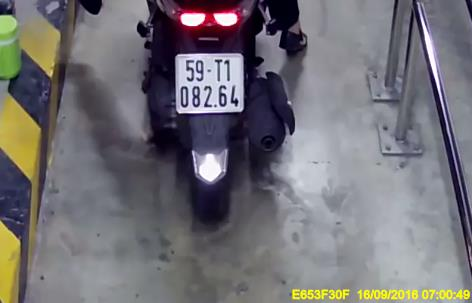
#> input picture dataset/0001_05318_b.jpg, 472 x 303 px; its folder holds only this picture in this run
$ python canny.py --path ../dataset/0001_05318_b.jpg   (older library calls are emulated)
#> lines starting #> are read from the running program, lines starting #| are printed output that depends on the picture; after the words box and inside, x2 and y2 are one past the last pixel; in counts of white or black regions, pixels touching at a corner belong together
#> in main, img is the input picture: shape (303, 472, 3); mean B, G, R 117.5, 112.6, 114.7
import cv2
import matplotlib.pyplot as plt
import matplotlib.patches as patches
import numpy as np
import sys
import os
import argparse
def localizeLP(img):
	""" Function to localize the license plate on a image.
		Return the license plate in bird-eyes view cropped from the image."""
	#Preprocessing image
	gray_img = cv2.cvtColor(img,cv2.COLOR_BGR2GRAY)
	# remove noise by bilateral filter
	noise_removal_img = cv2.bilateralFilter(gray_img,9,75,75)
	# histogram equalization
	equal_histogram_img = cv2.equalizeHist(noise_removal_img)
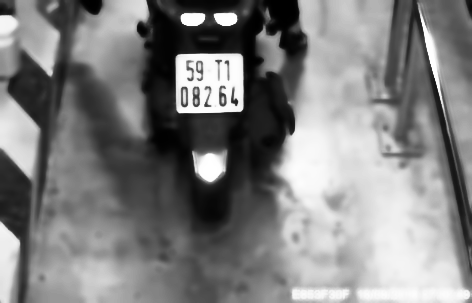
#> equal_histogram_img: shape (303, 472); min 0, max 255, mean 128.1

	kernel = cv2.getStructuringElement(cv2.MORPH_RECT,(5,5))
	morph_img = cv2.morphologyEx(equal_histogram_img,cv2.MORPH_OPEN,kernel,iterations=20)
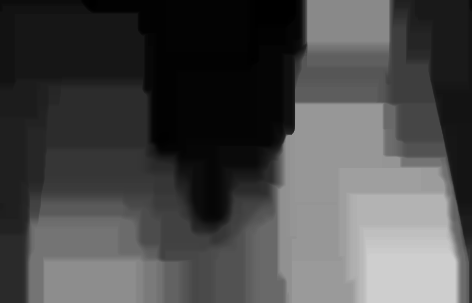
#> morph_img: shape (303, 472); min 0, max 206, mean 75.3
	sub_morp_image = cv2.subtract(equal_histogram_img,morph_img)
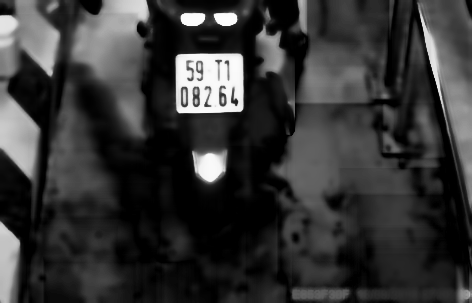
#> sub_morp_image: shape (303, 472); min 0, max 252, mean 52.9

	# threshold Otsu to get binary image
	ret,thresh_image = cv2.threshold(sub_morp_image,0,255,cv2.THRESH_OTSU)
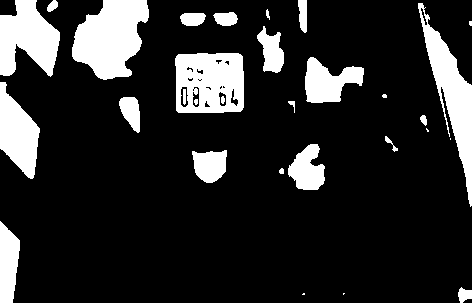
#> thresh_image: shape (303, 472); 16.9% white; 30 white regions (6 under 20 px), largest, box (x1, y1, x2, y2) and area: (72, 0, 149, 80) 4220, (175, 53, 244, 113) 3574, (418, 3, 472, 207) 3438
#> ret = 95
	# canny edge detection
	canny_image = cv2.Canny(thresh_image,250,255)
#> canny_image: shape (303, 472); 2% white in thin lines or dots
	# dilate to remove noise
	kernel = np.ones((3,3), np.uint8)
	dilated_image = cv2.dilate(canny_image,kernel,iterations=1)
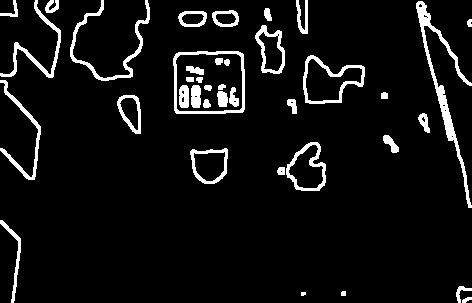
#> dilated_image: shape (303, 472); 6.8% white; 39 white regions (1 under 20 px)

	#finding contours
	dilated_image,contours, hierarchy = cv2.findContours(dilated_image, cv2.RETR_LIST, cv2.CHAIN_APPROX_SIMPLE)
#> contours = 61 contours, 16 with area under 20; largest, box (x1, y1, x2, y2) and area: (173, 51, 245, 114) 4262, (175, 53, 243, 112) 3736, (303, 55, 365, 104) 1858, (305, 58, 363, 102) 1374, (286, 142, 326, 191) 1330
	# listing the top 10 contours with largest areas
	large_contours= sorted(contours, key = cv2.contourArea, reverse = True)[:10]
#> large_contours = 10 contours; largest, box (x1, y1, x2, y2) and area: (173, 51, 245, 114) 4262, (175, 53, 243, 112) 3736, (303, 55, 365, 104) 1858, (305, 58, 363, 102) 1374, (286, 142, 326, 191) 1330

	img_height=gray_img.shape[0]
#> img_height = 303
	img_width=gray_img.shape[1]
#> img_width = 472
	min_height, max_height, min_width, max_width = (0.1*img_height, 0.7*img_height, 0.1*img_width, 0.7*img_width)
#> min_height = 30.3; max_height = 212.1; min_width = 47.2; max_width = 330.4
	horizontal_min, horizontal_max = (0.1*img_width, 0.9*img_width)
#> horizontal_min = 47.2; horizontal_max = 424.8
	curr_min_area_error=99999999
	plate=None
	# iterate through the contours list to find the ones with sastified any conditions
	license_plate_rect=None
	for contour in large_contours:
		# find the contour that can be approx by a 4-edges polyDP
		peri = cv2.arcLength(contour, True)
		approx = cv2.approxPolyDP(contour, 0.06 * peri, True)
		if len(approx)!=4: continue
		rect=np.array(order_points(approx[:,0]),dtype='float32')
		tl, tr, br, bl = rect

		# find the width and height of the approximated rectangle from this current contour
		widthA = np.sqrt(((br[0] - bl[0]) ** 2) + ((br[1] - bl[1]) ** 2))
		widthB = np.sqrt(((tr[0] - tl[0]) ** 2) + ((tr[1] - tl[1]) ** 2))
		region_width = max(int(widthA), int(widthB))

		heightA = np.sqrt(((tr[0] - br[0]) ** 2) + ((tr[1] - br[1]) ** 2))
		heightB = np.sqrt(((tl[0] - bl[0]) ** 2) + ((tl[1] - bl[1]) ** 2))
		region_height = max(int(heightA), int(heightB))

		if region_height==0 or region_width==0:
			continue
		scale=region_height/region_width

		# check if it sastified some condition about coordinate, width, height, aspect ratio
		if region_height >= min_height and region_height <= max_height and region_width >= min_width and region_width <= max_width and tl[0]>horizontal_min and tr[0]<horizontal_max and scale<10/7 and scale>0.7:
			# only look for one with the approximated rectange is better
			# in this case, find the one which region area is nearest to the original contour's
			area_error=abs(cv2.contourArea(approx)-region_height*region_width)
			if area_error<curr_min_area_error:
				curr_min_area_error=area_error
				license_plate_rect=(rect,region_height,region_width)
#> this loop made 10 passes
#> (peri, approx, s in order_points, diff in order_points, widthA, widthB, region_width, heightA) on pass 1: (258, [[175, 54], [176, 113], [243, 111], [242, 53]], [229, 289, 354, 295], [-121, -63, -132, -189], 67.03, 67.01, 67, 58.01)
#> (peri, approx, s in order_points, diff in order_points, widthA, widthB, region_width, heightA) on passes 3, 5, 7, 8, 10: (215.1, [[305, 61], [305, 102], [363, 84], [361, 65]], [366, 407, 447, 426], [-244, -203, -279, -296], 60.73, 56.14, 60, 19.1), (168.5, [[317, 142], [287, 164], [296, 189], [324, 185]], [459, 451, 485, 509], [-175, -123, -107, -139], 28.28, 37.2, 37, 43.57), (131.3, [[226, 148], [190, 151], [199, 180], [222, 178]], [374, 341, 379, 400], [-78, -39, -19, -44], 23.09, 36.12, 36, 30.27), (149.4, [[262, 25], [261, 70], [279, 73], [281, 31]], [287, 331, 352, 312], [-237, -191, -206, -250], 18.25, 19.92, 19, 42.05), (109.6, [[224, 151], [224, 170], [203, 179], [193, 153]], [375, 394, 382, 346], [-73, -54, -24, -40], 22.85, 31.06, 31, 19)
#> after the loop, curr_min_area_error = 12.5

	if license_plate_rect is None:
		return None,contours
	# Now, we get the most suitable one
	rect,region_height,region_width=license_plate_rect
#> rect = [[176, 58], [238, 54], [242, 107], [179, 111]]; region_height = 53; region_width = 63
	# now that we have the dimensions of the new image, construct
	# the set of destination points to obtain a "birds eye view",
	# (i.e. top-down view) of the image, again specifying points
	# in the top-left, top-right, bottom-right, and bottom-left
	# order
	dst = np.array([
		[0, 0],
		[region_width - 1, 0],
		[region_width - 1, region_height - 1],
		[0, region_height - 1]], dtype = "float32")
#> dst = [[0, 0], [62, 0], [62, 52], [0, 52]]
	# compute the perspective transform matrix and then apply it
	M = cv2.getPerspectiveTransform(rect, dst)
#> M = [[1.02, -0.0579, -176.6], [0.0657, 1.02, -70.6], [3.96e-05, 0.000308, 1]]
	plate = cv2.warpPerspective(img, M, (region_width, region_height))

	ret_plate=cv2.cvtColor(plate,cv2.COLOR_BGR2GRAY)
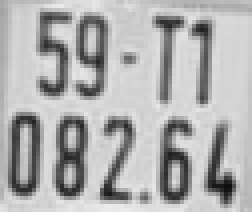
#> ret_plate: shape (53, 63) (shown 4 times larger); min 15, max 236, mean 175.5
	return ret_plate,contours


def order_points(pts):
	""" Sort the 4 points in argument to the suitable order."""
	# initialzie a list of coordinates that will be ordered
	# such that the first entry in the list is the top-left,
	# the second entry is the top-right, the third is the
	# bottom-right, and the fourth is the bottom-left
	rect = np.zeros((4, 2), dtype = "float32")

	# the top-left point will have the smallest sum, whereas
	# the bottom-right point will have the largest sum
	s = pts.sum(axis = 1)
	rect[0] = pts[np.argmin(s)]
	rect[2] = pts[np.argmax(s)]

	# now, compute the difference between the points, the
	# top-right point will have the smallest difference,
	# whereas the bottom-left will have the largest difference
	diff = np.diff(pts, axis = 1)
	rect[1] = pts[np.argmin(diff)]
	rect[3] = pts[np.argmax(diff)]

	# return the ordered coordinates
	return rect

def main():
	parser = argparse.ArgumentParser(usage="Visualize license plate localization using Canny edge detection")
	parser.add_argument("--folder", type=str, default='dataset', help="Visualize images in the specified folder.")
	parser.add_argument("--path", type=str, default='', help="Visualize image with the specified path.")
	args = parser.parse_args()

	paths=[]
	if hasattr(args,'path') and args.path:
		paths=[args.path]
	elif hasattr(args,'folder') and args.folder:
		files = os.listdir(args.folder)
		paths=[os.path.join(args.folder,file) for file in files]
	else:
		print('Error: Unexpected arguments.')

	for filename in paths:
		print(filename)
		img=cv2.imread(filename)
		plate,contours=localizeLP(img)
		if plate is None:
			print('	Can\'t detect!')
			continue
		# visualize localization results
		fig, (ax1,ax2) = plt.subplots(1,2)
		cv2.drawContours(img, contours, -1, (0,255,0), 1)
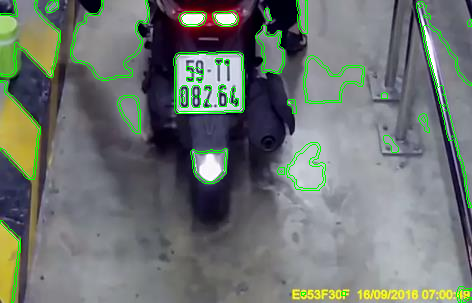
#> img: shape (303, 472, 3); 3.39% of pixels changed, all inside (x1, y1, x2, y2) = (0, 0, 472, 303)
		ax1.imshow(img)
		ax2.imshow(plate,cmap='gray')
		plt.show(block=False)
#> figure, not shown here; B, G, R data is drawn as R, G, B
		plt.pause(1)
		plt.close()

if __name__=='__main__':
	main()

$ run again, on dataset/0031_07285_b.jpg
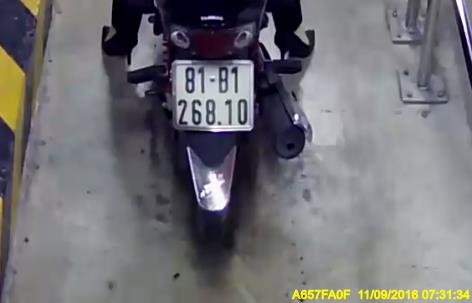
#> input picture dataset/0031_07285_b.jpg, 472 x 303 px
#> in main, img is the input picture: shape (303, 472, 3); mean B, G, R 117.6, 112.8, 113.4
#> in localizeLP, `ret,thresh_image = cv2.threshold(sub_morp_image,0,255,cv2.THRESH_OTSU)`:
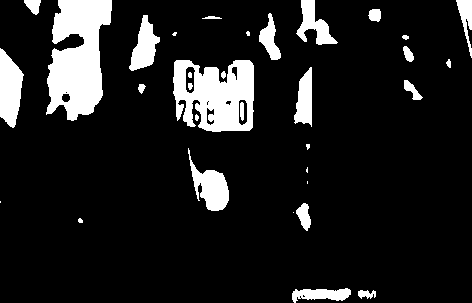
#> thresh_image: shape (303, 472); 12.2% white; 33 white regions (7 under 20 px), largest, box (x1, y1, x2, y2) and area: (46, 0, 112, 121) 5374, (173, 60, 254, 132) 4255, (0, 48, 24, 128) 1326
#> ret = 90
#> canny_image: shape (303, 472); 1.9% white in thin lines or dots
#> dilated_image: shape (303, 472); 6.5% white; 31 white regions (1 under 20 px)
#> in localizeLP, `dilated_image,contours, hierarchy = cv2.findContours(dilated_image, cv..`: contours = 65 contours, 22 with area under 20; largest, box (x1, y1, x2, y2) and area: (171, 58, 255, 133) 5410, (173, 60, 253, 131) 3820, (186, 146, 230, 212) 1428, (127, 13, 161, 72) 1102, (44, 0, 113, 122) 1037
#> large_contours = 10 contours; largest, box (x1, y1, x2, y2) and area: (171, 58, 255, 133) 5410, (173, 60, 253, 131) 3820, (186, 146, 230, 212) 1428, (127, 13, 161, 72) 1102, (44, 0, 113, 122) 1037
#> the loop in localizeLP, `for contour in large_contours:` made 10 passes
#> (peri, s in order_points, diff in order_points, tl, tr, br, bl, widthA) on pass 2: (515.7, [238, 307, 377, 312], [-110, -187, -125, -64], [174, 64], [247, 60], [251, 126], [188, 124], 63.03)
#> after the loop in localizeLP, `for contour in large_contours:`: curr_min_area_error = 358
#> in localizeLP, `rect,region_height,region_width=license_plate_rect`: rect = [[173, 60], [251, 59], [253, 129], [175, 121]]; region_height = 70; region_width = 78
#> dst = [[0, 0], [77, 0], [77, 69], [0, 69]]
#> M = [[1.67, -0.0547, -285.4], [0.0213, 1.66, -103.3], [0.00279, -0.000171, 1]]
#> in main, `cv2.drawContours(img, contours, -1, (0,255,0), 1)`:
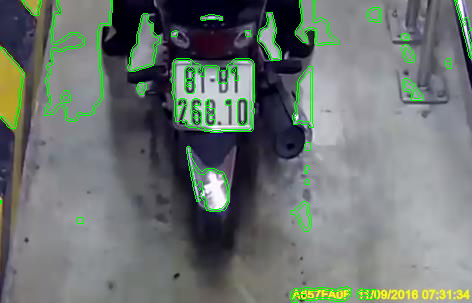
#> img: shape (303, 472, 3); 3.23% of pixels changed, all inside (x1, y1, x2, y2) = (0, 0, 472, 303)

$ run again, on dataset/0041_00951_b.jpg
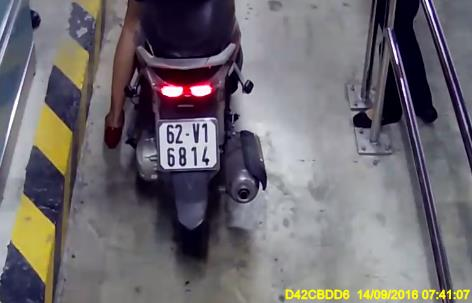
#> input picture dataset/0041_00951_b.jpg, 472 x 303 px
#> in main, img is the input picture: shape (303, 472, 3); mean B, G, R 111.4, 105.9, 110.1
#> in localizeLP, `ret,thresh_image = cv2.threshold(sub_morp_image,0,255,cv2.THRESH_OTSU)`:
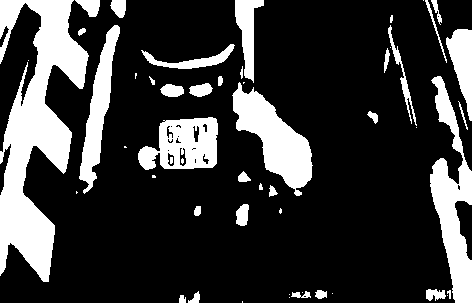
#> thresh_image: shape (303, 472); 22.1% white; 52 white regions (17 under 20 px), largest, box (x1, y1, x2, y2) and area: (0, 0, 89, 282) 11793, (430, 76, 472, 303) 4338, (232, 82, 313, 196) 3984
#> ret = 81
#> canny_image: shape (303, 472); 3.3% white in thin lines or dots
#> dilated_image: shape (303, 472); 11% white; 39 white regions (2 under 20 px)
#> in localizeLP, `dilated_image,contours, hierarchy = cv2.findContours(dilated_image, cv..`: contours = 87 contours, 35 with area under 20; largest, box (x1, y1, x2, y2) and area: (231, 0, 314, 197) 4911, (233, 84, 312, 188) 3532, (136, 115, 219, 171) 3518, (77, 23, 121, 195) 2915, (159, 117, 217, 168) 2319
#> large_contours = 10 contours; largest, box (x1, y1, x2, y2) and area: (231, 0, 314, 197) 4911, (233, 84, 312, 188) 3532, (136, 115, 219, 171) 3518, (77, 23, 121, 195) 2915, (159, 117, 217, 168) 2319
#> the loop in localizeLP, `for contour in large_contours:` made 10 passes
#> (peri, approx, s in order_points, diff in order_points, widthA, widthB, region_width, heightA) on pass 3: (282.2, [[217, 117], [162, 118], [139, 166], [214, 168]], [334, 280, 305, 382], [-100, -44, 27, -46], 75.03, 55.01, 75, 51.09)
#> after the loop in localizeLP, `for contour in large_contours:`: curr_min_area_error = 751
#> in localizeLP, `rect,region_height,region_width=license_plate_rect`: rect = [[162, 118], [217, 117], [214, 168], [139, 166]]; region_height = 53; region_width = 75
#> dst = [[0, 0], [74, 0], [74, 52], [0, 52]]
#> M = [[-10.42, -4.99, 2277.5], [-0.199, -10.92, 1320.6], [-0.00783, -0.0597, 1]]
#> in main, `cv2.drawContours(img, contours, -1, (0,255,0), 1)`:
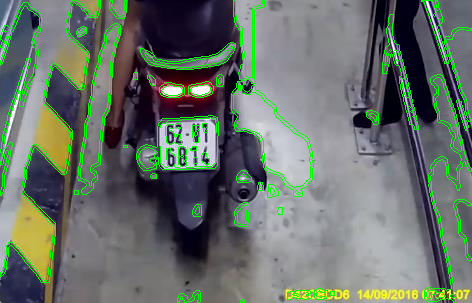
#> img: shape (303, 472, 3); 5.35% of pixels changed, all inside (x1, y1, x2, y2) = (0, 0, 472, 303)

$ run again, on dataset/0045_01674_b.jpg
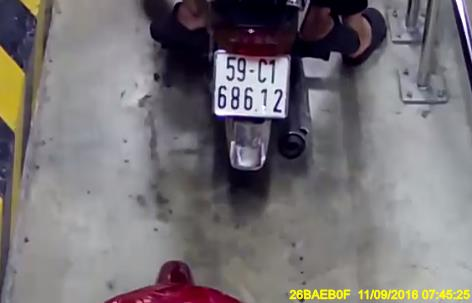
#> input picture dataset/0045_01674_b.jpg, 472 x 303 px
#> in main, img is the input picture: shape (303, 472, 3); mean B, G, R 117, 113.8, 118
#> thresh_image: shape (303, 472); 9% white; 28 white regions (8 under 20 px), largest, box (x1, y1, x2, y2) and area: (214, 50, 290, 118) 3623, (370, 0, 422, 117) 2850, (0, 47, 24, 130) 1446
#> ret = 91
#> canny_image: shape (303, 472); 1.6% white in thin lines or dots
#> dilated_image: shape (303, 472); 5.5% white; 30 white regions (1 under 20 px)
#> in localizeLP, `dilated_image,contours, hierarchy = cv2.findContours(dilated_image, cv..`: contours = 56 contours, 19 with area under 20; largest, box (x1, y1, x2, y2) and area: (212, 48, 291, 119) 4428, (214, 50, 289, 117) 3408, (135, 220, 172, 273) 1581, (368, 0, 424, 118) 1528, (137, 222, 170, 270) 1066
#> large_contours = 10 contours; largest, box (x1, y1, x2, y2) and area: (212, 48, 291, 119) 4428, (214, 50, 289, 117) 3408, (135, 220, 172, 273) 1581, (368, 0, 424, 118) 1528, (137, 222, 170, 270) 1066
#> the loop in localizeLP, `for contour in large_contours:` made 10 passes
#> (peri, s in order_points, diff in order_points, tl, tr, br, bl, widthA) on pass 2: (396.6, [270, 343, 398, 330], [-162, -227, -170, -104], [216, 54], [285, 58], [284, 114], [217, 113], 67.01)
#> after the loop in localizeLP, `for contour in large_contours:`: curr_min_area_error = 140
#> in localizeLP, `rect,region_height,region_width=license_plate_rect`: rect = [[215, 50], [287, 56], [286, 117], [214, 115]]; region_height = 65; region_width = 72
#> dst = [[0, 0], [71, 0], [71, 64], [0, 64]]
#> M = [[0.78, 0.012, -168.4], [-0.0691, 0.829, -26.61], [-0.000719, -2.29e-05, 1]]
#> in main, `cv2.drawContours(img, contours, -1, (0,255,0), 1)`:
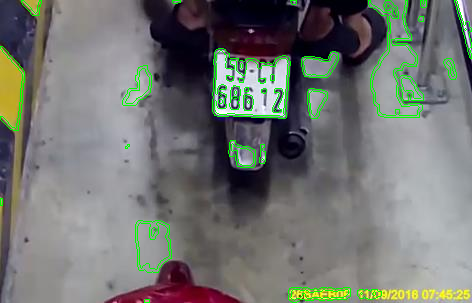
#> img: shape (303, 472, 3); 2.76% of pixels changed, all inside (x1, y1, x2, y2) = (0, 0, 472, 303)
